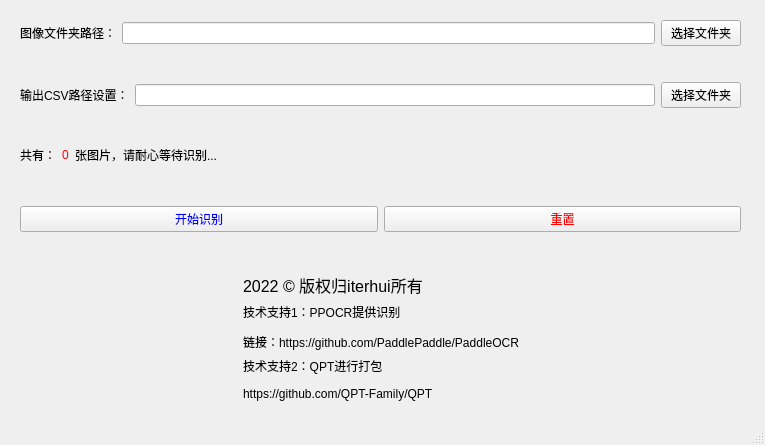
<?xml version="1.0" encoding="UTF-8"?>
<ui version="4.0">
 <class>MainWindow</class>
 <widget class="QMainWindow" name="MainWindow">
  <property name="geometry">
   <rect>
    <x>0</x>
    <y>0</y>
    <width>765</width>
    <height>445</height>
   </rect>
  </property>
  <property name="windowTitle">
   <string>MainWindow</string>
  </property>
  <widget class="QWidget" name="centralwidget">
   <widget class="QWidget" name="verticalLayoutWidget_2">
    <property name="geometry">
     <rect>
      <x>20</x>
      <y>20</y>
      <width>721</width>
      <height>381</height>
     </rect>
    </property>
    <layout class="QVBoxLayout" name="verticalLayout_2">
     <item>
      <layout class="QHBoxLayout" name="horizontalLayout">
       <item>
        <widget class="QLabel" name="img_txt">
         <property name="enabled">
          <bool>true</bool>
         </property>
         <property name="styleSheet">
          <string notr="true">font: 25 12pt &quot;微软雅黑 Light&quot;;</string>
         </property>
         <property name="text">
          <string>图像文件夹路径：</string>
         </property>
        </widget>
       </item>
       <item>
        <widget class="QLineEdit" name="img_path"/>
       </item>
       <item>
        <widget class="QPushButton" name="xzbtn1">
         <property name="text">
          <string>选择文件夹</string>
         </property>
        </widget>
       </item>
      </layout>
     </item>
     <item>
      <spacer name="verticalSpacer_2">
       <property name="orientation">
        <enum>Qt::Vertical</enum>
       </property>
       <property name="sizeHint" stdset="0">
        <size>
         <width>20</width>
         <height>40</height>
        </size>
       </property>
      </spacer>
     </item>
     <item>
      <layout class="QHBoxLayout" name="horizontalLayout_2">
       <item>
        <widget class="QLabel" name="csv_txt">
         <property name="styleSheet">
          <string notr="true">font: 25 12pt &quot;微软雅黑 Light&quot;;</string>
         </property>
         <property name="text">
          <string>输出CSV路径设置：</string>
         </property>
        </widget>
       </item>
       <item>
        <widget class="QLineEdit" name="csv_path"/>
       </item>
       <item>
        <widget class="QPushButton" name="pushButton_2">
         <property name="text">
          <string>选择文件夹</string>
         </property>
        </widget>
       </item>
      </layout>
     </item>
     <item>
      <spacer name="verticalSpacer_4">
       <property name="orientation">
        <enum>Qt::Vertical</enum>
       </property>
       <property name="sizeHint" stdset="0">
        <size>
         <width>20</width>
         <height>40</height>
        </size>
       </property>
      </spacer>
     </item>
     <item>
      <layout class="QHBoxLayout" name="horizontalLayout_3">
       <item>
        <widget class="QLabel" name="label_4">
         <property name="styleSheet">
          <string notr="true">font: 25 12pt &quot;微软雅黑 Light&quot;;</string>
         </property>
         <property name="text">
          <string>共有：</string>
         </property>
        </widget>
       </item>
       <item>
        <widget class="QLabel" name="count">
         <property name="styleSheet">
          <string notr="true">font: 25 12pt &quot;微软雅黑 Light&quot;;
color: rgb(255, 0, 0);</string>
         </property>
         <property name="text">
          <string>0</string>
         </property>
        </widget>
       </item>
       <item>
        <widget class="QLabel" name="label_6">
         <property name="styleSheet">
          <string notr="true">font: 25 12pt &quot;微软雅黑 Light&quot;;</string>
         </property>
         <property name="text">
          <string>张图片，请耐心等待识别...</string>
         </property>
        </widget>
       </item>
       <item>
        <spacer name="horizontalSpacer">
         <property name="orientation">
          <enum>Qt::Horizontal</enum>
         </property>
         <property name="sizeHint" stdset="0">
          <size>
           <width>40</width>
           <height>20</height>
          </size>
         </property>
        </spacer>
       </item>
      </layout>
     </item>
     <item>
      <layout class="QVBoxLayout" name="verticalLayout">
       <item>
        <spacer name="verticalSpacer_3">
         <property name="orientation">
          <enum>Qt::Vertical</enum>
         </property>
         <property name="sizeHint" stdset="0">
          <size>
           <width>20</width>
           <height>40</height>
          </size>
         </property>
        </spacer>
       </item>
       <item>
        <layout class="QHBoxLayout" name="horizontalLayout_4">
         <item>
          <widget class="QPushButton" name="startButton">
           <property name="styleSheet">
            <string notr="true">font: 25 14pt &quot;微软雅黑 Light&quot;;
color: rgb(0, 0, 255);</string>
           </property>
           <property name="text">
            <string>开始识别</string>
           </property>
          </widget>
         </item>
         <item>
          <widget class="QPushButton" name="resetButton">
           <property name="styleSheet">
            <string notr="true">font: 25 14pt &quot;微软雅黑 Light&quot;;
color: rgb(255, 0, 0);</string>
           </property>
           <property name="text">
            <string>重置</string>
           </property>
          </widget>
         </item>
        </layout>
       </item>
       <item>
        <spacer name="verticalSpacer_5">
         <property name="orientation">
          <enum>Qt::Vertical</enum>
         </property>
         <property name="sizeHint" stdset="0">
          <size>
           <width>20</width>
           <height>40</height>
          </size>
         </property>
        </spacer>
       </item>
       <item>
        <layout class="QHBoxLayout" name="horizontalLayout_5">
         <item>
          <spacer name="horizontalSpacer_3">
           <property name="orientation">
            <enum>Qt::Horizontal</enum>
           </property>
           <property name="sizeHint" stdset="0">
            <size>
             <width>40</width>
             <height>20</height>
            </size>
           </property>
          </spacer>
         </item>
         <item>
          <layout class="QVBoxLayout" name="verticalLayout_3">
           <item>
            <widget class="QLabel" name="label">
             <property name="styleSheet">
              <string notr="true">font: 10pt &quot;新宋体&quot;;
text-align: center;</string>
             </property>
             <property name="text">
              <string>&lt;html&gt;&lt;head/&gt;&lt;body&gt;&lt;p&gt;&lt;span style=&quot; font-size:12pt;&quot;&gt;2022  © 版权归iterhui所有&lt;/span&gt;&lt;/p&gt;&lt;/body&gt;&lt;/html&gt;</string>
             </property>
            </widget>
           </item>
           <item>
            <widget class="QLabel" name="label_2">
             <property name="styleSheet">
              <string notr="true">font: 9pt &quot;新宋体&quot;;
text-align: center;</string>
             </property>
             <property name="text">
              <string>&lt;html&gt;&lt;head/&gt;&lt;body&gt;&lt;p&gt;技术支持1：PPOCR提供识别&lt;/p&gt;&lt;p&gt;链接：https://github.com/PaddlePaddle/PaddleOCR&lt;/p&gt;&lt;/body&gt;&lt;/html&gt;</string>
             </property>
            </widget>
           </item>
           <item>
            <widget class="QLabel" name="label_5">
             <property name="styleSheet">
              <string notr="true">font: 9pt &quot;新宋体&quot;;
text-align: center;</string>
             </property>
             <property name="text">
              <string>&lt;html&gt;&lt;head/&gt;&lt;body&gt;&lt;p&gt;技术支持2：QPT进行打包&lt;/p&gt;&lt;p&gt;https://github.com/QPT-Family/QPT&lt;/p&gt;&lt;/body&gt;&lt;/html&gt;</string>
             </property>
            </widget>
           </item>
          </layout>
         </item>
         <item>
          <spacer name="horizontalSpacer_2">
           <property name="orientation">
            <enum>Qt::Horizontal</enum>
           </property>
           <property name="sizeHint" stdset="0">
            <size>
             <width>40</width>
             <height>20</height>
            </size>
           </property>
          </spacer>
         </item>
        </layout>
       </item>
      </layout>
     </item>
    </layout>
   </widget>
  </widget>
  <widget class="QMenuBar" name="menubar">
   <property name="geometry">
    <rect>
     <x>0</x>
     <y>0</y>
     <width>765</width>
     <height>23</height>
    </rect>
   </property>
  </widget>
  <widget class="QStatusBar" name="statusbar"/>
 </widget>
 <resources/>
 <connections>
  <connection>
   <sender>startButton</sender>
   <signal>clicked()</signal>
   <receiver>startButton</receiver>
   <slot>click()</slot>
   <hints>
    <hint type="sourcelabel">
     <x>220</x>
     <y>476</y>
    </hint>
    <hint type="destinationlabel">
     <x>220</x>
     <y>476</y>
    </hint>
   </hints>
  </connection>
  <connection>
   <sender>resetButton</sender>
   <signal>clicked()</signal>
   <receiver>resetButton</receiver>
   <slot>click()</slot>
   <hints>
    <hint type="sourcelabel">
     <x>492</x>
     <y>486</y>
    </hint>
    <hint type="destinationlabel">
     <x>492</x>
     <y>486</y>
    </hint>
   </hints>
  </connection>
 </connections>
</ui>
